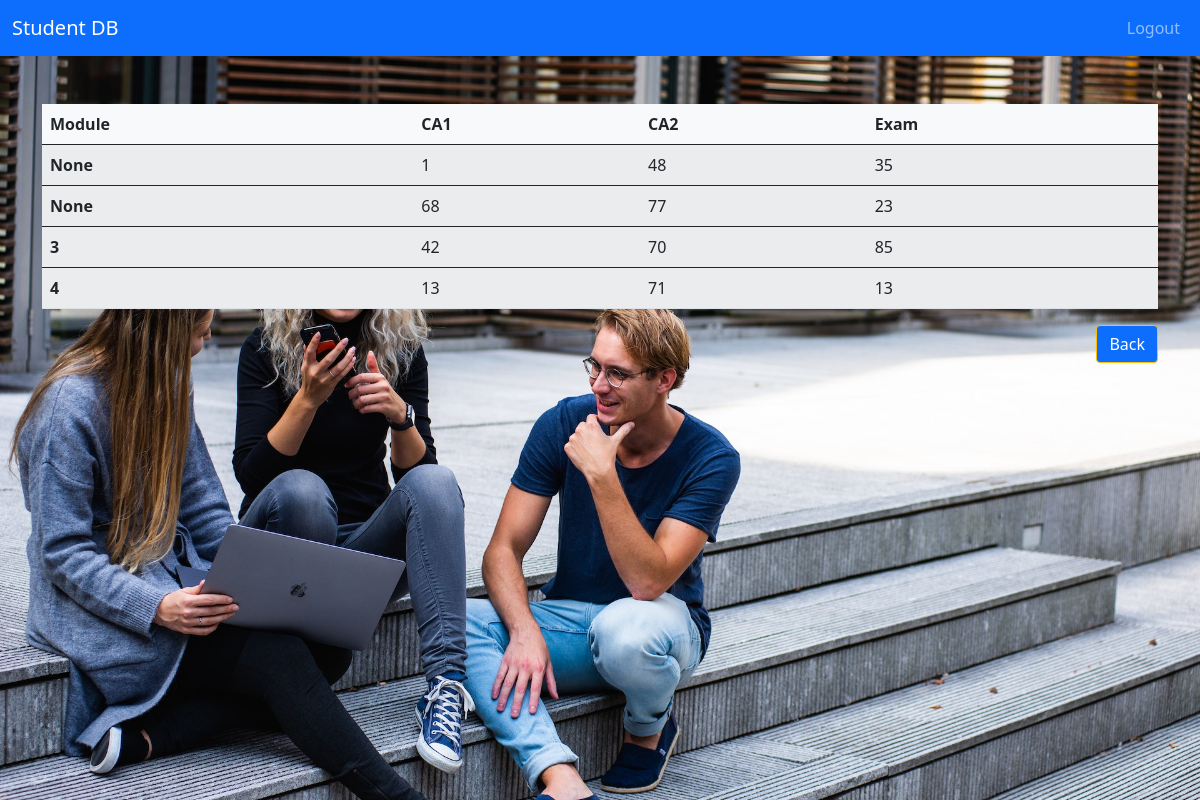
The page /student_grades_check/3 (signed in) on the database its author committed.
### application/models.py (models this page shows)
class Enrolments(db.Model):
    id = db.Column(db.Integer, primary_key=True)
    enrol_student_id = db.Column('students_id', db.Integer, db.ForeignKey('students.id')) # FK students
    enrol_module_id = db.Column('modules_id', db.Integer, db.ForeignKey('modules.id')) # FK modules
    academic_year = db.Column(db.Date, nullable=False)
    ca1_score = db.Column(db.Integer)
    ca2_score = db.Column(db.Integer)
    exam_score = db.Column(db.Integer)

### application/routes.py (the view, shortened to what this page needs)
@app.route("/student_grades_check/<int:student_id>", methods=["GET", "POST"])
def student_grades_check(student_id):
    if session['user_email']:
        enrolments = Enrolments.query.filter_by(enrol_student_id=student_id).all()
    return render_template("student_grades.html", enrolments=enrolments)

### templates/student_grades.html
{% extends "base.html" %}
{% block content %}
<section>
    <div class="container pt-5">
        <table class="table table-striped bg-light">
            <thead>
              <tr>
                <th scope="col">Module</th>
                <th scope="col">CA1</th>
                <th scope="col">CA2</th>
                <th scope="col">Exam</th>
              </tr>
            </thead>
            {% for enrolment in enrolments %}
            <tbody>
              <tr>
                <th scope="row">{{ enrolment.enrol_module_id }}</th>
                <td> {{ enrolment.ca1_score }} </td>
                <td> {{ enrolment.ca2_score }} </td>
                <td> {{ enrolment.exam_score }} </td>
              </tr>
            </tbody>
            {% endfor %}
        </table>
        <div class="text-end">
        <a href="{{ url_for('profile', user_email=session['user_email']) }}" class="btn btn-primary border-warning">Back</a>
        </div>
    </div>
</section>
{% endblock %}

### static/css/style.css (style rules this page uses)
body { color: white; }

### rows shown on the page
Enrolments: enrol_module_id "None", ca1_score "1", ca2_score "48", exam_score "35"
Enrolments: enrol_module_id "None", ca1_score "68", ca2_score "77", exam_score "23"
Enrolments: enrol_module_id "3", ca1_score "42", ca2_score "70", exam_score "85"
Enrolments: enrol_module_id "4", ca1_score "13", ca2_score "71", exam_score "13"
